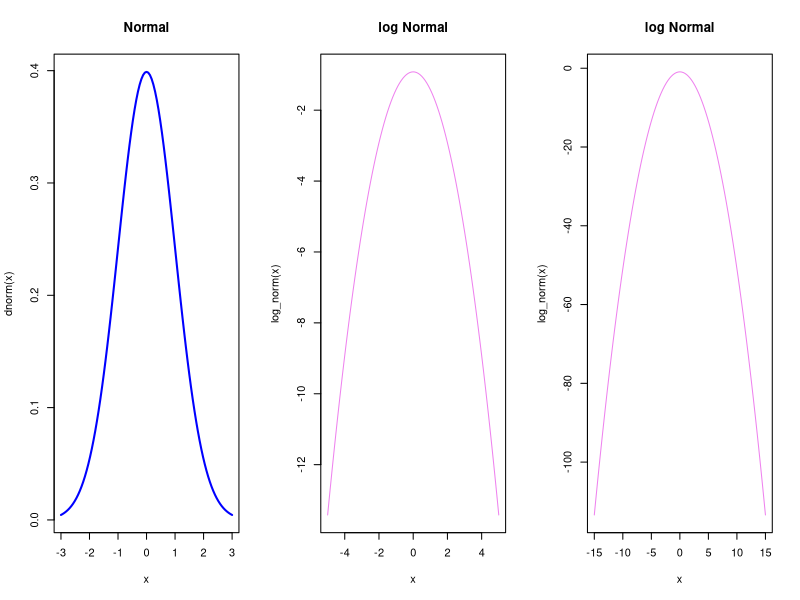
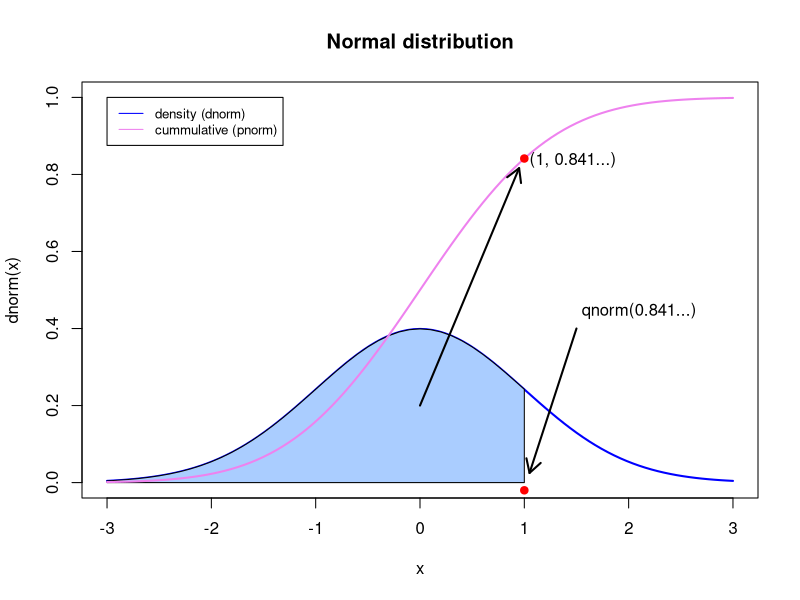
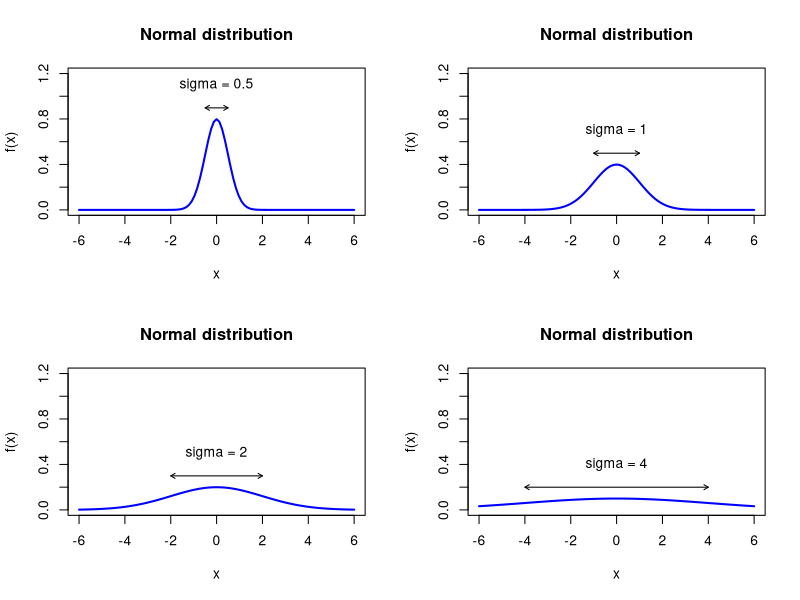
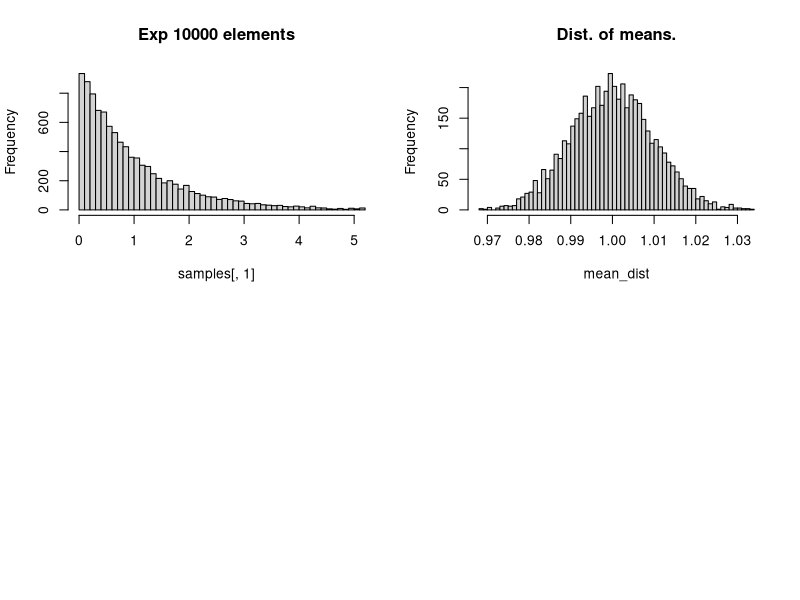

Here is the R script that generated these plots, in order: (Note: this script raises an error after producing the figures.)
## ---- chunk 1
knitr::opts_chunk$set(echo = TRUE)
## ---- chunk 2
Y ~ X
a <- Y ~ X
class(a)
## ---- chunk 3
par(mfrow=c(1,3))
log_norm <- function(x) dnorm(x, log=TRUE)
curve(dnorm, -3, 3, col = 'blue', lwd=2, main="Normal")
curve(log_norm, -5, 5, col = "violet", main="log Normal")
curve(log_norm, -15, 15, col = "violet", main="log Normal")

## ---- chunk 4
par(mfrow=c(1,1))
log_norm <- function(x) dnorm(x, log=TRUE)
curve(dnorm, -3, 3, col = 'blue', lwd=2, main="Normal distribution", ylim=c(0,1))
polygon(c(-3,seq(-3,1,0.1),1),c(0,dnorm(seq(-3,1,0.1)),0),col='#aaCDFF')
curve(pnorm, -3, 3, col = "violet", add=TRUE, lwd=2)
arrows(0, 0.2, 1 -0.05,pnorm(1)-0.025, lwd=2, code=2, length = 0.15)
points(1, pnorm(1), col='red', pch=19)
text(x=1+0.05, y=pnorm(1), "(1, 0.841...)", adj = c(0, 0.5))
legend(-3, 1, legend=c("density (dnorm)", "cummulative (pnorm)"),
       col=c("blue", "violet"), lty=1, cex=0.8)

arrows(1.5, 0.4, 1 + 0.05, 0+0.025, lwd=2, code=2, length = 0.15)
text(x=1.5+0.05, 0.4 + 0.05, "qnorm(0.841...)", adj = c(0, 0.5))

points(1, -0.02, col='red', pch=19)

## ---- chunk 5
σs = c(0.5, 1, 2, 4)
par(mfrow=c(2,2))
log_norm <- function(x) dnorm(x, log=TRUE)
for (σ in σs) {
  f <- function(x) dnorm(x, sd=σ)
  curve(f, -6, 6, col = 'blue', lwd=2, main="Normal distribution", ylim=c(0,1.2))
  arrows(-σ, dnorm(0, sd=σ)+0.1, σ, dnorm(0, sd=σ)+0.1, code=3, length=0.05)
  text(0, dnorm(0, sd=σ)+0.3, paste0("sigma = ", σ))
}
## ---- chunk 6
m <- sapply(c(1,2,3,4),function(x) x^2)
m
## ---- chunk 7
par(mfrow=c(2,2))
sample_size <- c(10000, 50000)
for (s in sample_size) {
  samples <- sapply(1:5000, function(x) {rexp(s)})
  # Samples tiene 50 muestras de s elementos 
  # samples es una matriz
  hist(samples[,1], 100, xlim=c(0,5), main=paste("Exp", s, "elements"))
  
  mean_dist <- apply(samples, 2, mean)
  hist(mean_dist, 50, main=paste("Dist. of means."))
}
## ---- chunk 8
par(mfrow=c(2,2))
sample_size = c(10, 500, 1000, 5000)
samples <- sapply(sample_size, rnorm)
class(samples)
for (sample in samples) {
  hist(sample, 100, xlim=c(-4,4))
}
## ---- chunk 9
t_student <- function(x, n) {
  gamma((n+1)/2)/(sqrt(pi*n)*gamma(n/2)) * (1+x^2/n)^(-(n+1)/2)
}
t_student(2,5)
dt(2,5)

?dt
## ---- chunk 10
curve(dnorm, -3, 3, col = 'red', lwd=2, main="Student T distribution", ylim=c(0,0.45), ylab="P. density")
freedom_degrees <- c(2, 4, 8, 15, 20, 30)
for (dg in freedom_degrees) {
  dt10 <- function(x) {dt(x, dg)}
  curve(dt10, -3, 3, col = 'blue', lwd=1, add=TRUE)
}

## ---- chunk 11
par(mfrow=c(1,2))
success_probability <- 0.8
trials <- 10
success <- c(0:trials)
success_mass_p <- sapply(success, function(x)dbinom(x, trials, success_probability))
plot(
  x=c(0:trials),
  success_mass_p,
  pch=19,
  main="Mass Binomial Probability",
  xlab="successful trials",
  ylab="probability")

success_cumm_p <- sapply(success, function(x)pbinom(x, trials, success_probability))

plot(
  success_cumm_p,
  pch=19,
  main="Cummulative Binomial Probability",
  xlab="successful trials",
  ylab="probability")

## ---- chunk 12
pk <- c(1/2, 1/10, 1/10, 1/10, 1/10, 1/10)
dados <- c(5,0,0,0,0,0)
n_dados <- 5
pg1 <- dmultinom(
  dados,
  n_dados,
  pk)


dados <- c(0,5,0,0,0,0)
n_dados <- 5
pg2_6 <- 5*dmultinom(
  dados,
  n_dados,
  pk)

pg <- pg1 + pg2_6
## ---- chunk 13
lambdas <- c(1,2,5,10)
events <- c(0:15)
ys = sapply(lambdas, function(l) dpois(events, l))
plot(x=events, y=ys[,1], pch=19, col="red", type="o")
lines(x=events, y=ys[,2], pch=19, col="blue", type="o")
lines(x=events, y=ys[,3], pch=19, col="green", type="o")
lines(x=events, y=ys[,4], pch=19, col="violet", type="o")
legend(10, 0.35, legend=c("lambda: 1", "lambda: 2","lambda: 5", "lambda: 10"),
       col=c("red", "blue", "green", "violet"), lty=1, cex=0.8, pch=19)
